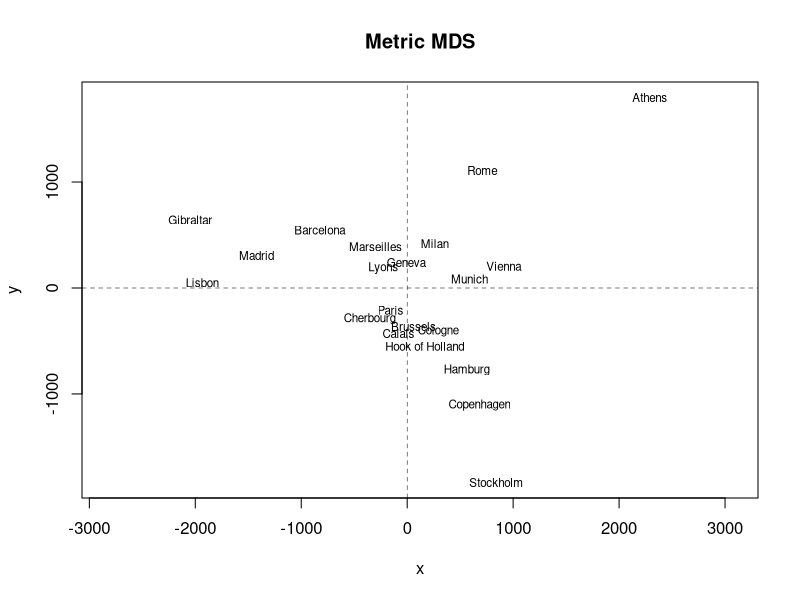
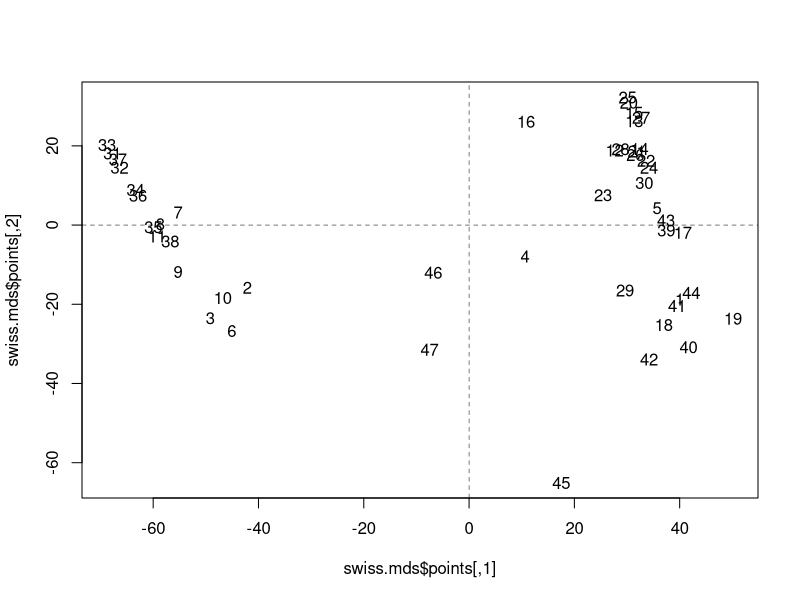
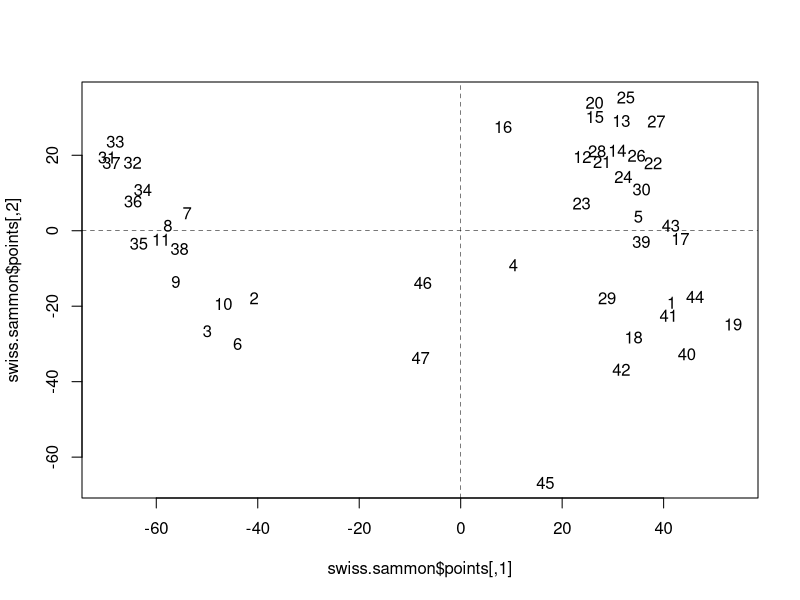

These figures' R source, in order:
#계량적 MDS-구간척도 & 비율척도
library(MASS)
loc <- cmdscale(eurodist)
x <- loc[,1]
y <- loc[,2]
plot(x, y, type = "n", asp =1, main = "Metric MDS")
text(x, y, rownames(loc),cex = 0.7)
abline(v=0, h=0, lty =2, lwd =0.5)

str(loc)
x1 <- loc[,-1]
#비계량적 MDS - 순서척도
summary(swiss)
str(swiss)
dim(swiss)
swiss["Agriculture"]
colnames(swiss)

#Fertility  제거
swiss.x <- as.matrix(swiss[,-1])

colnames(swiss.x)
#dist 함수 모든 행사이 거리 계산 n(n-1)/2
swiss.dist <- dist(swiss.x)
swiss.mds <- isoMDS(swiss.dist)

#type 점을 찍지 않음
plot(swiss.mds$points, type ="n")
text(swiss.mds$points, labels= as.character(1:nrow(swiss.x)))
abline(v=0, h =0, lty =2, lwd =0.5)
?abline

#sammon : Non-Linear Mapping
swiss.x <- as.matrix(swiss[,-1])
swiss.sammon <- sammon(dist(swiss.x))
plot(swiss.sammon$points, type = "n")
text(swiss.sammon$points, labels= as.character(1:nrow(swiss.x)))
abline(v=0, h =0, lty =2, lwd =0.5)
